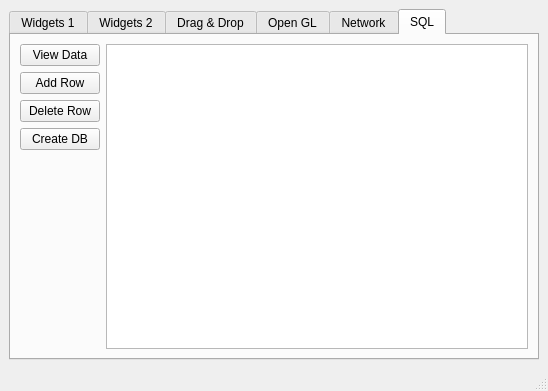
<?xml version="1.0" encoding="UTF-8"?>
<ui version="4.0">
 <class>MainWindow</class>
 <widget class="QMainWindow" name="MainWindow">
  <property name="geometry">
   <rect>
    <x>0</x>
    <y>0</y>
    <width>548</width>
    <height>391</height>
   </rect>
  </property>
  <property name="minimumSize">
   <size>
    <width>300</width>
    <height>300</height>
   </size>
  </property>
  <property name="windowTitle">
   <string>MainWindow</string>
  </property>
  <widget class="QWidget" name="centralwidget">
   <layout class="QVBoxLayout" name="verticalLayout_10">
    <item>
     <widget class="QTabWidget" name="tabWidget_1">
      <property name="font">
       <font>
        <weight>50</weight>
        <bold>false</bold>
       </font>
      </property>
      <property name="acceptDrops">
       <bool>true</bool>
      </property>
      <property name="currentIndex">
       <number>5</number>
      </property>
      <widget class="QWidget" name="tab_widgets_1">
       <property name="toolTip">
        <string/>
       </property>
       <property name="statusTip">
        <string/>
       </property>
       <attribute name="title">
        <string>Widgets 1</string>
       </attribute>
       <layout class="QVBoxLayout" name="verticalLayout">
        <item>
         <layout class="QVBoxLayout" name="verticalLayout_tab_1">
          <item>
           <widget class="QTabWidget" name="tabWidget_2">
            <property name="accessibleName">
             <string/>
            </property>
            <property name="currentIndex">
             <number>0</number>
            </property>
            <widget class="QWidget" name="tab_tree">
             <property name="statusTip">
              <string/>
             </property>
             <attribute name="title">
              <string>Tree</string>
             </attribute>
             <layout class="QHBoxLayout" name="horizontalLayout">
              <item>
               <layout class="QVBoxLayout" name="verticalLayout_2">
                <item>
                 <widget class="QTreeWidget" name="treeWidget">
                  <column>
                   <property name="text">
                    <string>Header 1</string>
                   </property>
                  </column>
                  <column>
                   <property name="text">
                    <string>New Column</string>
                   </property>
                  </column>
                  <item>
                   <property name="text">
                    <string>Item1</string>
                   </property>
                   <item>
                    <property name="text">
                     <string>Subitem1</string>
                    </property>
                   </item>
                  </item>
                 </widget>
                </item>
               </layout>
              </item>
             </layout>
            </widget>
            <widget class="QWidget" name="tab_calendar">
             <property name="statusTip">
              <string/>
             </property>
             <attribute name="title">
              <string>Calendar</string>
             </attribute>
             <layout class="QVBoxLayout" name="verticalLayout_3">
              <item>
               <widget class="QDateEdit" name="dateEdit">
                <property name="alignment">
                 <set>Qt::AlignCenter</set>
                </property>
               </widget>
              </item>
              <item>
               <widget class="QCalendarWidget" name="calendarWidget"/>
              </item>
             </layout>
            </widget>
           </widget>
          </item>
         </layout>
        </item>
       </layout>
      </widget>
      <widget class="QWidget" name="tab_widgets_2">
       <property name="toolTip">
        <string/>
       </property>
       <property name="statusTip">
        <string/>
       </property>
       <attribute name="title">
        <string>Widgets 2</string>
       </attribute>
       <layout class="QGridLayout" name="gridLayout_2">
        <item row="2" column="1">
         <spacer name="verticalSpacer_2">
          <property name="orientation">
           <enum>Qt::Vertical</enum>
          </property>
          <property name="sizeType">
           <enum>QSizePolicy::Maximum</enum>
          </property>
          <property name="sizeHint" stdset="0">
           <size>
            <width>20</width>
            <height>140</height>
           </size>
          </property>
         </spacer>
        </item>
        <item row="3" column="0" colspan="2">
         <widget class="QProgressBar" name="progressBar">
          <property name="value">
           <number>24</number>
          </property>
         </widget>
        </item>
        <item row="0" column="0">
         <widget class="QGroupBox" name="groupBox">
          <property name="title">
           <string>Progress Bar</string>
          </property>
          <widget class="QWidget" name="layoutWidget">
           <property name="geometry">
            <rect>
             <x>20</x>
             <y>30</y>
             <width>114</width>
             <height>65</height>
            </rect>
           </property>
           <layout class="QVBoxLayout" name="verticalLayout_4">
            <item>
             <widget class="QRadioButton" name="radioButton_start">
              <property name="statusTip">
               <string>Start the Progress Bar</string>
              </property>
              <property name="text">
               <string>Start</string>
              </property>
              <property name="checked">
               <bool>true</bool>
              </property>
             </widget>
            </item>
            <item>
             <widget class="QRadioButton" name="radioButton_stop">
              <property name="statusTip">
               <string>Stop the Progress Bar</string>
              </property>
              <property name="text">
               <string>Stop</string>
              </property>
             </widget>
            </item>
            <item>
             <widget class="QRadioButton" name="radioButton_reset">
              <property name="statusTip">
               <string>Reset the Progress Bar</string>
              </property>
              <property name="text">
               <string>Reset</string>
              </property>
             </widget>
            </item>
           </layout>
          </widget>
         </widget>
        </item>
        <item row="0" column="1">
         <widget class="QGroupBox" name="groupBox_2">
          <property name="title">
           <string>Move the Dial</string>
          </property>
          <widget class="QWidget" name="verticalLayoutWidget">
           <property name="geometry">
            <rect>
             <x>10</x>
             <y>30</y>
             <width>61</width>
             <height>71</height>
            </rect>
           </property>
           <layout class="QVBoxLayout" name="verticalLayout_5">
            <item>
             <widget class="QDial" name="dial"/>
            </item>
           </layout>
          </widget>
          <widget class="QWidget" name="verticalLayoutWidget_2">
           <property name="geometry">
            <rect>
             <x>90</x>
             <y>20</y>
             <width>91</width>
             <height>80</height>
            </rect>
           </property>
           <layout class="QVBoxLayout" name="verticalLayout_6">
            <item>
             <widget class="QLCDNumber" name="lcdNumber">
              <property name="palette">
               <palette>
                <active>
                 <colorrole role="WindowText">
                  <brush brushstyle="SolidPattern">
                   <color alpha="255">
                    <red>0</red>
                    <green>0</green>
                    <blue>255</blue>
                   </color>
                  </brush>
                 </colorrole>
                </active>
                <inactive>
                 <colorrole role="WindowText">
                  <brush brushstyle="SolidPattern">
                   <color alpha="255">
                    <red>0</red>
                    <green>0</green>
                    <blue>255</blue>
                   </color>
                  </brush>
                 </colorrole>
                </inactive>
                <disabled>
                 <colorrole role="WindowText">
                  <brush brushstyle="SolidPattern">
                   <color alpha="255">
                    <red>120</red>
                    <green>120</green>
                    <blue>120</blue>
                   </color>
                  </brush>
                 </colorrole>
                </disabled>
               </palette>
              </property>
              <property name="digitCount">
               <number>2</number>
              </property>
              <property name="mode">
               <enum>QLCDNumber::Dec</enum>
              </property>
              <property name="segmentStyle">
               <enum>QLCDNumber::Flat</enum>
              </property>
             </widget>
            </item>
           </layout>
          </widget>
         </widget>
        </item>
        <item row="2" column="0">
         <layout class="QVBoxLayout" name="verticalLayout_7">
          <item>
           <widget class="QFontComboBox" name="fontComboBox"/>
          </item>
          <item>
           <widget class="QLabel" name="label">
            <property name="font">
             <font>
              <pointsize>14</pointsize>
             </font>
            </property>
            <property name="text">
             <string/>
            </property>
            <property name="alignment">
             <set>Qt::AlignCenter</set>
            </property>
           </widget>
          </item>
         </layout>
        </item>
       </layout>
      </widget>
      <widget class="QWidget" name="tab_drag_drop">
       <property name="acceptDrops">
        <bool>false</bool>
       </property>
       <attribute name="title">
        <string>Drag &amp;&amp; Drop</string>
       </attribute>
       <layout class="QGridLayout" name="gridLayout_3">
        <item row="0" column="0" colspan="2">
         <layout class="QHBoxLayout" name="horizontalLayout_2">
          <item>
           <widget class="QLineEdit" name="lineEdit">
            <property name="minimumSize">
             <size>
              <width>135</width>
              <height>0</height>
             </size>
            </property>
            <property name="dragEnabled">
             <bool>true</bool>
            </property>
           </widget>
          </item>
          <item>
           <widget class="QComboBox" name="comboBox">
            <property name="minimumSize">
             <size>
              <width>141</width>
              <height>0</height>
             </size>
            </property>
            <property name="acceptDrops">
             <bool>true</bool>
            </property>
            <property name="editable">
             <bool>true</bool>
            </property>
           </widget>
          </item>
          <item>
           <widget class="QPushButton" name="pushButton">
            <property name="minimumSize">
             <size>
              <width>161</width>
              <height>0</height>
             </size>
            </property>
            <property name="acceptDrops">
             <bool>true</bool>
            </property>
            <property name="text">
             <string>PushButton</string>
            </property>
           </widget>
          </item>
         </layout>
        </item>
        <item row="1" column="0">
         <widget class="QListWidget" name="listWidget">
          <property name="dragEnabled">
           <bool>true</bool>
          </property>
          <property name="dragDropMode">
           <enum>QAbstractItemView::DragDrop</enum>
          </property>
          <property name="selectionMode">
           <enum>QAbstractItemView::ExtendedSelection</enum>
          </property>
          <item>
           <property name="text">
            <string>Item 1</string>
           </property>
          </item>
          <item>
           <property name="text">
            <string>Item 2</string>
           </property>
          </item>
          <item>
           <property name="text">
            <string>Item 3</string>
           </property>
          </item>
          <item>
           <property name="text">
            <string>Item 4</string>
           </property>
          </item>
         </widget>
        </item>
        <item row="1" column="1">
         <widget class="QListWidget" name="listWidget_2">
          <property name="dragEnabled">
           <bool>true</bool>
          </property>
          <property name="dragDropMode">
           <enum>QAbstractItemView::DragDrop</enum>
          </property>
          <property name="selectionMode">
           <enum>QAbstractItemView::ExtendedSelection</enum>
          </property>
         </widget>
        </item>
       </layout>
      </widget>
      <widget class="QWidget" name="tab_gl">
       <attribute name="title">
        <string>Open GL</string>
       </attribute>
       <widget class="QFrame" name="frame_gl">
        <property name="geometry">
         <rect>
          <x>120</x>
          <y>10</y>
          <width>300</width>
          <height>300</height>
         </rect>
        </property>
        <property name="frameShape">
         <enum>QFrame::StyledPanel</enum>
        </property>
        <property name="frameShadow">
         <enum>QFrame::Raised</enum>
        </property>
       </widget>
      </widget>
      <widget class="QWidget" name="tab_network">
       <attribute name="title">
        <string>Network</string>
       </attribute>
       <layout class="QHBoxLayout" name="horizontalLayout_5">
        <item>
         <widget class="QGroupBox" name="groupBox_3">
          <property name="title">
           <string>Client 1</string>
          </property>
          <layout class="QVBoxLayout" name="verticalLayout_8">
           <item>
            <widget class="QTextEdit" name="textEdit_client_1"/>
           </item>
           <item>
            <widget class="QLineEdit" name="lineEdit_client_1"/>
           </item>
           <item>
            <widget class="QPushButton" name="button_client_1">
             <property name="text">
              <string>Connect to Server</string>
             </property>
            </widget>
           </item>
          </layout>
         </widget>
        </item>
        <item>
         <layout class="QHBoxLayout" name="horizontalLayout_4">
          <item>
           <widget class="QPushButton" name="button_start_server">
            <property name="text">
             <string>Start Server</string>
            </property>
           </widget>
          </item>
         </layout>
        </item>
        <item>
         <widget class="QGroupBox" name="groupBox_4">
          <property name="title">
           <string>Client 2</string>
          </property>
          <layout class="QVBoxLayout" name="verticalLayout_9">
           <item>
            <widget class="QTextEdit" name="textEdit_client_2"/>
           </item>
           <item>
            <widget class="QLineEdit" name="lineEdit_client_2"/>
           </item>
           <item>
            <widget class="QPushButton" name="button_client_2">
             <property name="text">
              <string>Connect to Server</string>
             </property>
            </widget>
           </item>
          </layout>
         </widget>
        </item>
       </layout>
      </widget>
      <widget class="QWidget" name="tab_SQL">
       <attribute name="title">
        <string>SQL</string>
       </attribute>
       <layout class="QHBoxLayout" name="horizontalLayout_3">
        <item>
         <layout class="QVBoxLayout" name="verticalLayout_11">
          <item>
           <widget class="QPushButton" name="button_SQL_view_data">
            <property name="text">
             <string>View Data</string>
            </property>
           </widget>
          </item>
          <item>
           <widget class="QPushButton" name="button_SQL_add">
            <property name="text">
             <string>Add Row</string>
            </property>
           </widget>
          </item>
          <item>
           <widget class="QPushButton" name="button_SQL_delete">
            <property name="text">
             <string>Delete Row</string>
            </property>
           </widget>
          </item>
          <item>
           <widget class="QPushButton" name="button_SQL_create_db">
            <property name="text">
             <string>Create DB</string>
            </property>
           </widget>
          </item>
          <item>
           <spacer name="verticalSpacer">
            <property name="orientation">
             <enum>Qt::Vertical</enum>
            </property>
            <property name="sizeHint" stdset="0">
             <size>
              <width>20</width>
              <height>40</height>
             </size>
            </property>
           </spacer>
          </item>
         </layout>
        </item>
        <item>
         <widget class="QTableView" name="tableView"/>
        </item>
       </layout>
      </widget>
     </widget>
    </item>
   </layout>
  </widget>
  <widget class="QStatusBar" name="statusbar">
   <property name="statusTip">
    <string>Status bar</string>
   </property>
  </widget>
 </widget>
 <tabstops>
  <tabstop>tabWidget_2</tabstop>
  <tabstop>treeWidget</tabstop>
  <tabstop>dateEdit</tabstop>
  <tabstop>calendarWidget</tabstop>
  <tabstop>radioButton_start</tabstop>
  <tabstop>radioButton_stop</tabstop>
  <tabstop>radioButton_reset</tabstop>
  <tabstop>dial</tabstop>
  <tabstop>fontComboBox</tabstop>
 </tabstops>
 <resources/>
 <connections>
  <connection>
   <sender>dial</sender>
   <signal>valueChanged(int)</signal>
   <receiver>lcdNumber</receiver>
   <slot>display(int)</slot>
   <hints>
    <hint type="sourcelabel">
     <x>303</x>
     <y>115</y>
    </hint>
    <hint type="destinationlabel">
     <x>385</x>
     <y>127</y>
    </hint>
   </hints>
  </connection>
  <connection>
   <sender>fontComboBox</sender>
   <signal>activated(QString)</signal>
   <receiver>label</receiver>
   <slot>setText(QString)</slot>
   <hints>
    <hint type="sourcelabel">
     <x>138</x>
     <y>177</y>
    </hint>
    <hint type="destinationlabel">
     <x>151</x>
     <y>253</y>
    </hint>
   </hints>
  </connection>
 </connections>
</ui>
